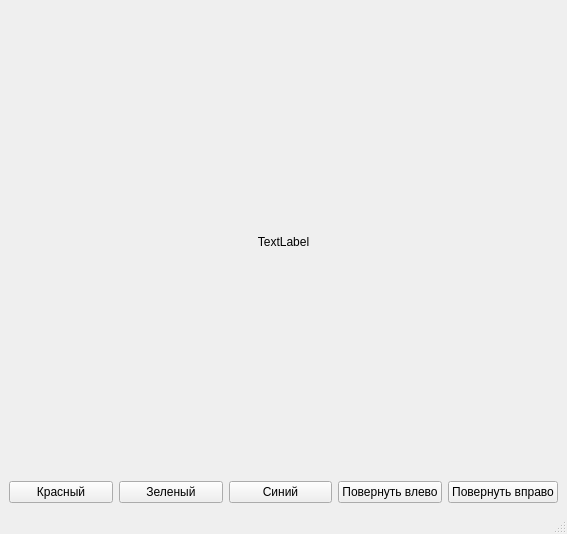
<?xml version="1.0" encoding="UTF-8"?>
<ui version="4.0">
 <class>MainWindow</class>
 <widget class="QMainWindow" name="MainWindow">
  <property name="geometry">
   <rect>
    <x>0</x>
    <y>0</y>
    <width>567</width>
    <height>534</height>
   </rect>
  </property>
  <property name="windowTitle">
   <string>Задание 1</string>
  </property>
  <widget class="QWidget" name="centralwidget">
   <layout class="QGridLayout" name="gridLayout">
    <item row="1" column="2">
     <widget class="QPushButton" name="btn_blue">
      <property name="text">
       <string>Синий</string>
      </property>
     </widget>
    </item>
    <item row="1" column="3">
     <widget class="QPushButton" name="btn_left">
      <property name="text">
       <string>Повернуть влево</string>
      </property>
     </widget>
    </item>
    <item row="1" column="0">
     <widget class="QPushButton" name="btn_red">
      <property name="text">
       <string>Красный</string>
      </property>
     </widget>
    </item>
    <item row="1" column="1">
     <widget class="QPushButton" name="btn_green">
      <property name="text">
       <string>Зеленый</string>
      </property>
     </widget>
    </item>
    <item row="1" column="4">
     <widget class="QPushButton" name="btn_right">
      <property name="text">
       <string>Повернуть вправо</string>
      </property>
     </widget>
    </item>
    <item row="0" column="0" colspan="5">
     <widget class="QLabel" name="label">
      <property name="text">
       <string>TextLabel</string>
      </property>
      <property name="alignment">
       <set>Qt::AlignCenter</set>
      </property>
     </widget>
    </item>
   </layout>
  </widget>
  <widget class="QMenuBar" name="menubar">
   <property name="geometry">
    <rect>
     <x>0</x>
     <y>0</y>
     <width>567</width>
     <height>26</height>
    </rect>
   </property>
  </widget>
  <widget class="QStatusBar" name="statusbar"/>
 </widget>
 <resources/>
 <connections/>
</ui>
